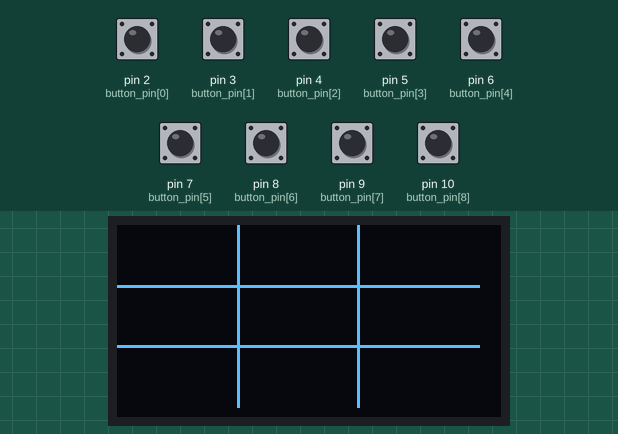
The program below on a simulated Arduino Nano, built with avr-gcc and run on an emulated ATmega328P. Shown: 128×64 one-colour display. The test bench sets the inputs (shaded band); at power-on: pin 2 (button_pin[0]), pin 3 (button_pin[1]), pin 4 (button_pin[2]), pin 5 (button_pin[3]), pin 6 (button_pin[4]), pin 7 (button_pin[5]), pin 8 (button_pin[6]), pin 9 (button_pin[7]), pin 10 (button_pin[8]) HIGH.

Above: at 1.3 s.
1.4 s: pin 2 (button_pin[0]) pulled LOW for 0.15 s
3.0 s: pin 3 (button_pin[1]) pulled LOW for 0.15 s
At 3.5 s:
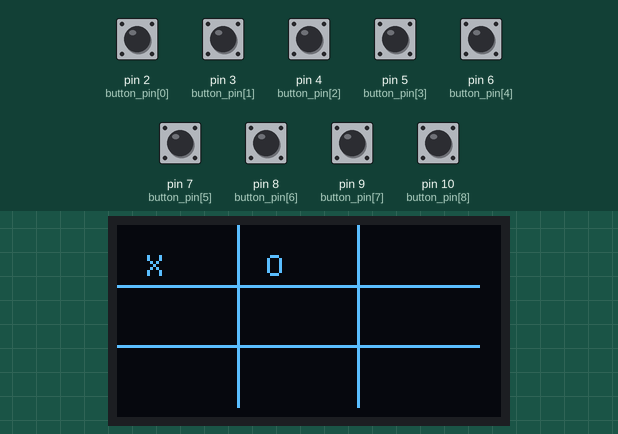
4.6 s: pin 4 (button_pin[2]) pulled LOW for 0.15 s
6.2 s: pin 6 (button_pin[4]) pulled LOW for 0.15 s
At 7.1 s:
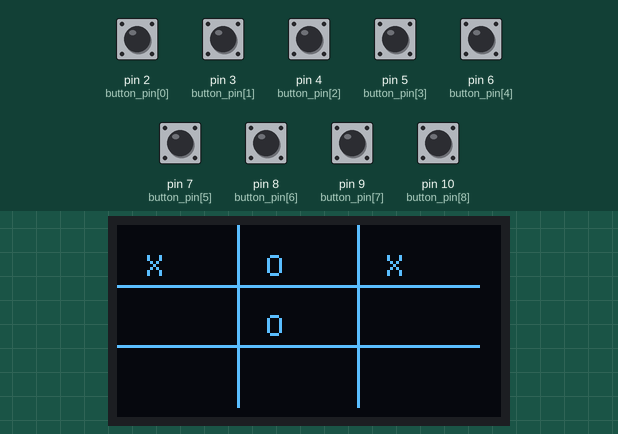
7.8 s: pin 5 (button_pin[3]) pulled LOW for 0.15 s
9.4 s: pin 9 (button_pin[7]) pulled LOW for 0.15 s
At 9.43 s:
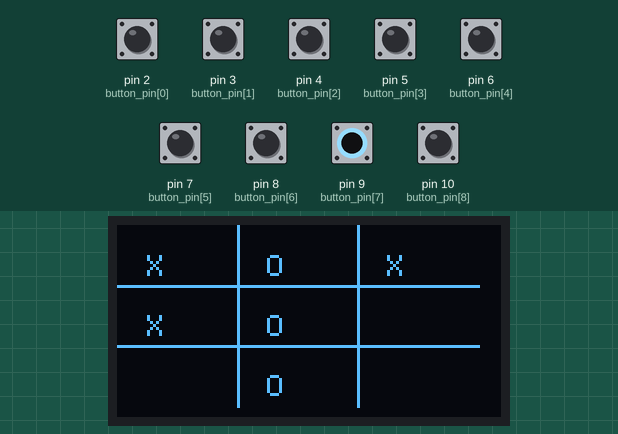
At 10.6 s:
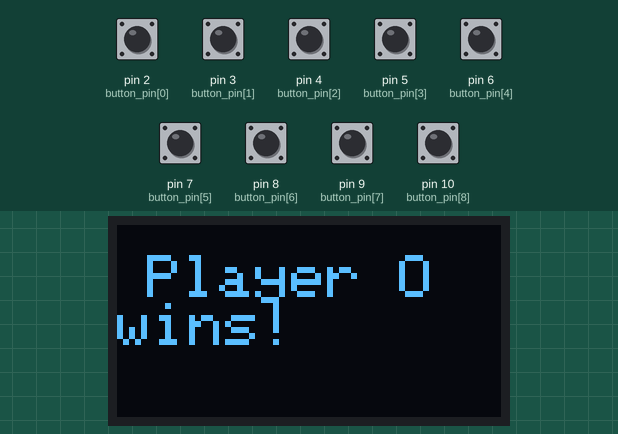
Timing chart, 0 to 12.4 s (numbered marks = the images above; inputs shaded):
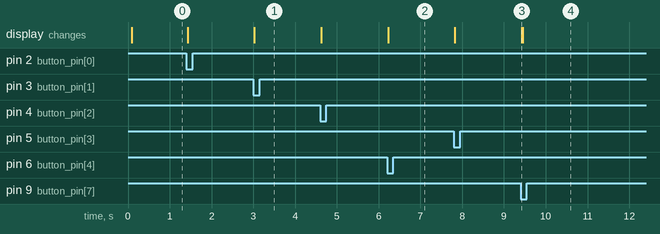

The program:

main.cpp
```cpp
#include <Wire.h>
#include <Adafruit_GFX.h>
#include <Adafruit_SSD1306.h>

#define SCREEN_WIDTH 128
#define SCREEN_HEIGHT 64
#define OLED_RESET -1
#define OLED_ADDR 0x3C

Adafruit_SSD1306 screen(SCREEN_WIDTH, SCREEN_HEIGHT, &Wire, OLED_RESET);

#define TABLE_SIZE 3

char board[TABLE_SIZE][TABLE_SIZE] = {{' ', ' ', ' '},
                                      {' ', ' ', ' '},
                                      {' ', ' ', ' '}};

const int button_pin[9] = {2, 3, 4, 5, 6, 7, 8, 9, 10};

char player = 'X';

void drawBoard()
{

  screen.clearDisplay();

  screen.drawLine(40, 0, 40, 60, WHITE);
  screen.drawLine(80, 0, 80, 60, WHITE);
  screen.drawLine(0, 20, 120, 20, WHITE);
  screen.drawLine(0, 40, 120, 40, WHITE);

  screen.setTextSize(1);
  screen.setTextColor(WHITE);

  for (int i = 0; i < TABLE_SIZE; i++)
  {
    for (int j = 0; j < TABLE_SIZE; j++)
    {
      screen.setCursor(40 * j + 10, 20 * i + 10);
      screen.print(board[i][j]);
    }
  }

  screen.display();
}

char checkWinner()
{

  // Check for winning patterns in rows and columns

  for (int i = 0; i < TABLE_SIZE; i++)
  {
    if ((board[i][0] == board[i][1]) && (board[i][1] == board[i][2]))
      return board[i][0];
    if ((board[0][i] == board[1][i]) && (board[1][i] == board[2][i]))
      return board[0][i];
  }

  // Check for winner in the diagonalas

  if ((board[0][0] == board[1][1]) && (board[1][1] == board[2][2]))
    return board[0][0];
  if ((board[2][0] == board[1][1]) && (board[1][1] == board[0][2]))
    return board[2][0];

  // Check if there is a tie

  for (int row = 0; row < TABLE_SIZE; row++)
  {
    for (int col = 0; col < TABLE_SIZE; col++)
    {
      if (board[row][col] != 'X' && board[row][col] != 'O')
        return ' ';
    }
  }

  return 'T';
}

void isWinner(char winner)
{

  screen.clearDisplay();
  screen.setTextSize(2);
  screen.setCursor(10, 10);

  if (winner == 'T')
  {
    screen.print("Its a tie");
  }
  else
  {
    screen.print("Player ");
    screen.print(winner);
    screen.print(" wins!");
  }

  screen.display();

  delay(3000);
}

void waitForRelease()
{

  // Function to avoid ghosting

  bool allReleased;

  do
  {
    allReleased = true;
    for (int i = 0; i < 9; i++)
    {
      if (digitalRead(button_pin[i]) == LOW)
      {
        allReleased = false;
        break;
      }
    }
    delay(50);
  } while (!allReleased);
}

void resetGame()
{
  char initialBoard[TABLE_SIZE][TABLE_SIZE] = {{' ', ' ', ' '},
                                               {' ', ' ', ' '},
                                               {' ', ' ', ' '}};
  memcpy(board, initialBoard, sizeof(board));
  player = 'X';
  drawBoard();

  waitForRelease();
}

void setup()
{
  // put your setup code here, to run once:
  Serial.begin(115200);

  screen.begin(SSD1306_SWITCHCAPVCC, OLED_ADDR);

  for (int i = 0; i < 9; i++)
  {
    pinMode(button_pin[i], INPUT_PULLUP);
  }

  screen.clearDisplay();
  screen.display();

  // resetGame();
  drawBoard();
  waitForRelease();
}

void loop()
{
  // put your main code here, to run repeatedly:
  for (int i = 0; i < 9; i++)
  {

    if (digitalRead(button_pin[i]) == LOW)
    {

      int row = i / 3;
      int col = i % 3;

      if (board[row][col] != 'X' && board[row][col] != 'O')
      {
        board[row][col] = player;
        player = (player == 'X') ? 'O' : 'X';
        drawBoard();
      }

      char winner = checkWinner();

      if (winner != ' ')
      {
        isWinner(winner);
        resetGame();
      }
      delay(15);
    }
  }
}
```

Measured:
- after the input at 3.0 s, the display: changes at once (image 1)
- after the input at 6.2 s, the display: changes at once (image 2)
- after the input at 9.4 s, the display: changes at once (image 3)
